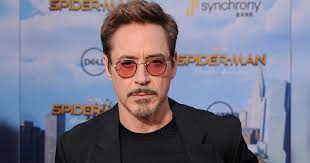
#> input picture RDJ.jpg, 310 x 163 px
$ python test.py
#> lines starting #> are read from the running program, lines starting #| are printed output that depends on the picture; after the words box and inside, x2 and y2 are one past the last pixel; in counts of white or black regions, pixels touching at a corner belong together
import cv2
from cv2 import cvtColor
from random import randrange

#Load some pre-trained data on faxce frontals from opencv(haar cascade algorithm)
trained_face_data=cv2.CascadeClassifier('harrcascade_frontalface_default.xml')

#Choose an image to detect faces in
img=cv2.imread('RDJ.jpg')
#> img is the input picture: shape (163, 310, 3); mean B, G, R 137.9, 119.5, 121.3

#Must convert to grayscale
grayscaled_img=cv2.cvtColor(img, cv2.COLOR_BGR2GRAY)
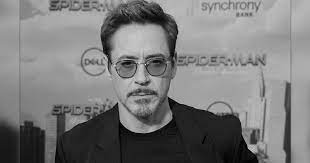
#> grayscaled_img: shape (163, 310); min 0, max 242, mean 122.1

#Detect Faces
face_coordinates= trained_face_data.detectMultiScale(grayscaled_img)
#> face_coordinates = [[96, 29, 90, 90]]

#Draw rectangle around faces
for (x,y,w,h) in face_coordinates:
  cv2.rectangle(img, (x, y), (x+h, y+w), (randrange(256), randrange(256), randrange(256)), 2)
#> this loop made 1 pass
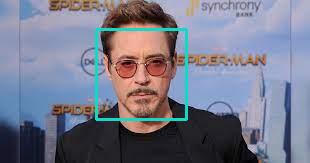
#> img: shape (163, 310, 3); 2.13% of pixels changed, all inside (x1, y1, x2, y2) = (95, 28, 188, 121)


cv2.imshow('clever programmer face detector', img)
cv2.waitKey()

print('code completed')
